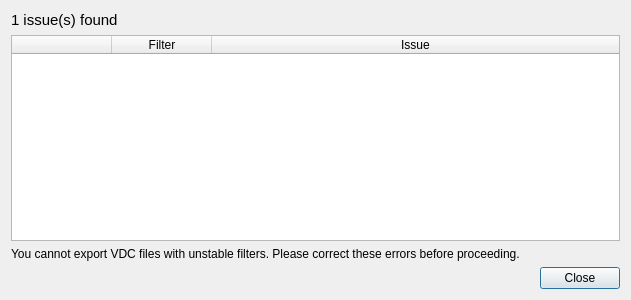
<?xml version="1.0" encoding="UTF-8"?>
<ui version="4.0">
 <class>StabilityReport</class>
 <widget class="QDialog" name="StabilityReport">
  <property name="geometry">
   <rect>
    <x>0</x>
    <y>0</y>
    <width>631</width>
    <height>300</height>
   </rect>
  </property>
  <property name="windowTitle">
   <string>Stability Report</string>
  </property>
  <layout class="QVBoxLayout" name="verticalLayout">
   <item>
    <widget class="QLabel" name="summary">
     <property name="font">
      <font>
       <pointsize>11</pointsize>
      </font>
     </property>
     <property name="text">
      <string>1 issue(s) found</string>
     </property>
    </widget>
   </item>
   <item>
    <widget class="QTableWidget" name="issueTable">
     <property name="focusPolicy">
      <enum>Qt::NoFocus</enum>
     </property>
     <property name="editTriggers">
      <set>QAbstractItemView::NoEditTriggers</set>
     </property>
     <property name="showDropIndicator" stdset="0">
      <bool>false</bool>
     </property>
     <property name="selectionMode">
      <enum>QAbstractItemView::NoSelection</enum>
     </property>
     <property name="selectionBehavior">
      <enum>QAbstractItemView::SelectRows</enum>
     </property>
     <property name="cornerButtonEnabled">
      <bool>false</bool>
     </property>
     <attribute name="horizontalHeaderCascadingSectionResizes">
      <bool>false</bool>
     </attribute>
     <attribute name="horizontalHeaderMinimumSectionSize">
      <number>32</number>
     </attribute>
     <attribute name="horizontalHeaderShowSortIndicator" stdset="0">
      <bool>false</bool>
     </attribute>
     <attribute name="horizontalHeaderStretchLastSection">
      <bool>true</bool>
     </attribute>
     <attribute name="verticalHeaderVisible">
      <bool>true</bool>
     </attribute>
     <column>
      <property name="text">
       <string/>
      </property>
     </column>
     <column>
      <property name="text">
       <string>Filter</string>
      </property>
     </column>
     <column>
      <property name="text">
       <string>Issue</string>
      </property>
     </column>
    </widget>
   </item>
   <item>
    <widget class="QLabel" name="label">
     <property name="text">
      <string>You cannot export VDC files with unstable filters. Please correct these errors before proceeding.</string>
     </property>
    </widget>
   </item>
   <item>
    <layout class="QHBoxLayout" name="horizontalLayout">
     <item>
      <spacer name="horizontalSpacer">
       <property name="orientation">
        <enum>Qt::Horizontal</enum>
       </property>
       <property name="sizeHint" stdset="0">
        <size>
         <width>40</width>
         <height>20</height>
        </size>
       </property>
      </spacer>
     </item>
     <item>
      <widget class="QPushButton" name="close">
       <property name="text">
        <string>Close</string>
       </property>
       <property name="default">
        <bool>true</bool>
       </property>
      </widget>
     </item>
    </layout>
   </item>
  </layout>
 </widget>
 <resources/>
 <connections>
  <connection>
   <sender>close</sender>
   <signal>clicked()</signal>
   <receiver>StabilityReport</receiver>
   <slot>reject()</slot>
   <hints>
    <hint type="sourcelabel">
     <x>568</x>
     <y>273</y>
    </hint>
    <hint type="destinationlabel">
     <x>497</x>
     <y>277</y>
    </hint>
   </hints>
  </connection>
 </connections>
</ui>
